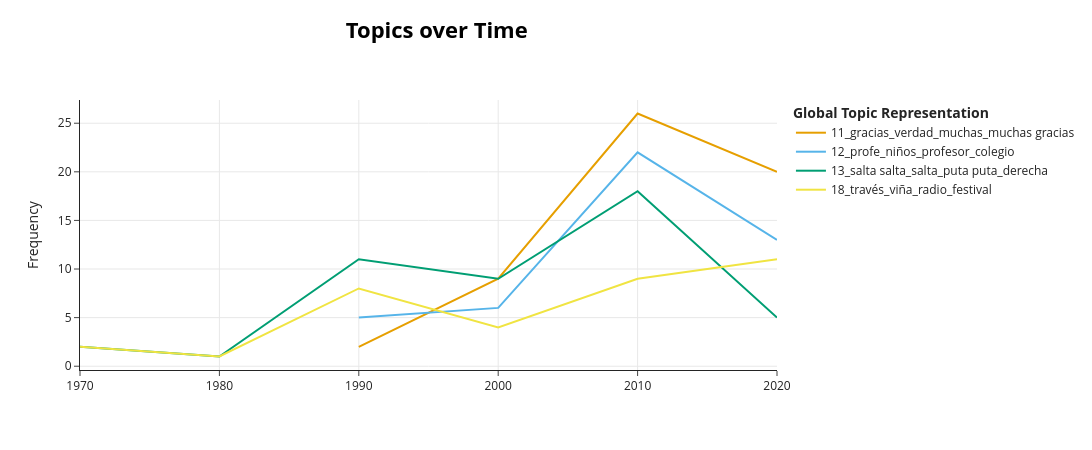

Notebook code for this chart:
### Code cell
topic_model.visualize_topics_over_time(topics_over_time, topics=[11, 12, 13, 18])

### Figure 1 — Plotly figure (JSON) as saved in the notebook; plotly's stock layout.template omitted (floating-point values rounded to 4 significant figures)
{"data": [{"hoverinfo": "text", "hovertext": ["<b>Topic 11</b><br>Words: orgullosa, cállese, siento feliz, cuadrito, función", "<b>Topic 11</b><br>Words: gracias, animadora, festival, historias, faltaba", "<b>Topic 11</b><br>Words: gracias, verdad, muchas, muchas gracias, festival", "<b>Topic 11</b><br>Words: gracias, quiero, verdad, muchas, muchas gracias"], "marker": {"color": "#E69F00"}, "mode": "lines", "name": "11_gracias_verdad_muchas_muchas gracias", "type": "scatter", "x": [1990, 2000, 2010, 2020], "y": [2, 9, 26, 20]}, {"hoverinfo": "text", "hovertext": ["<b>Topic 12</b><br>Words: niños, pre, educación, profesora, señorita", "<b>Topic 12</b><br>Words: profe, bruto, profesor, clase, escuela", "<b>Topic 12</b><br>Words: profesor, colegio, niños, estudié, profe", "<b>Topic 12</b><br>Words: profe, colegio, profes, siete, niños"], "marker": {"color": "#56B4E9"}, "mode": "lines", "name": "12_profe_niños_profesor_colegio", "type": "scatter", "x": [1990, 2000, 2010, 2020], "y": [5, 6, 22, 13]}, {"hoverinfo": "text", "hovertext": ["<b>Topic 13</b><br>Words: voy ver, dar, ver dar, ver hago, ver", "<b>Topic 13</b><br>Words: poema, campesina, torcasita, acomodan, pintoresco", "<b>Topic 13</b><br>Words: salta salta, salta, puta puta, derecha, derecha derecha", "<b>Topic 13</b><br>Words: salta salta, salta, burrito, puta puta, derecha", "<b>Topic 13</b><br>Words: salta salta, salta, bomba, puta puta, puta", "<b>Topic 13</b><br>Words: salta salta, salta, hermano, saltando, puta puta"], "marker": {"color": "#009E73"}, "mode": "lines", "name": "13_salta salta_salta_puta puta_derecha", "type": "scatter", "x": [1970, 1980, 1990, 2000, 2010, 2020], "y": [2, 1, 11, 9, 18, 5]}, {"hoverinfo": "text", "hovertext": ["<b>Topic 18</b><br>Words: televisión nacional, nacional, uh, carolina fm, firulete viña", "<b>Topic 18</b><br>Words: edición internacional, música importante, poniendo humor, certamen, importante chile", "<b>Topic 18</b><br>Words: través, radio, viña, pantalla, festival", "<b>Topic 18</b><br>Words: través, cooperativa, radio, canal, través radio", "<b>Topic 18</b><br>Words: través, radio, festival, viña, hashtag", "<b>Topic 18</b><br>Words: través, viña, canal, festival, tvn"], "marker": {"color": "#F0E442"}, "mode": "lines", "name": "18_través_viña_radio_festival", "type": "scatter", "x": [1970, 1980, 1990, 2000, 2010, 2020], "y": [2, 1, 8, 4, 9, 11]}], "layout": {"height": 450, "hoverlabel": {"bgcolor": "white", "font": {"family": "Rockwell", "size": 16}}, "legend": {"title": {"text": "<b>Global Topic Representation"}}, "title": {"font": {"color": "Black", "size": 22}, "text": "<b>Topics over Time</b>", "x": 0.4, "xanchor": "center", "y": 0.95, "yanchor": "top"}, "width": 1250, "xaxis": {"showgrid": true}, "yaxis": {"showgrid": true, "title": {"text": "Frequency"}}}}
